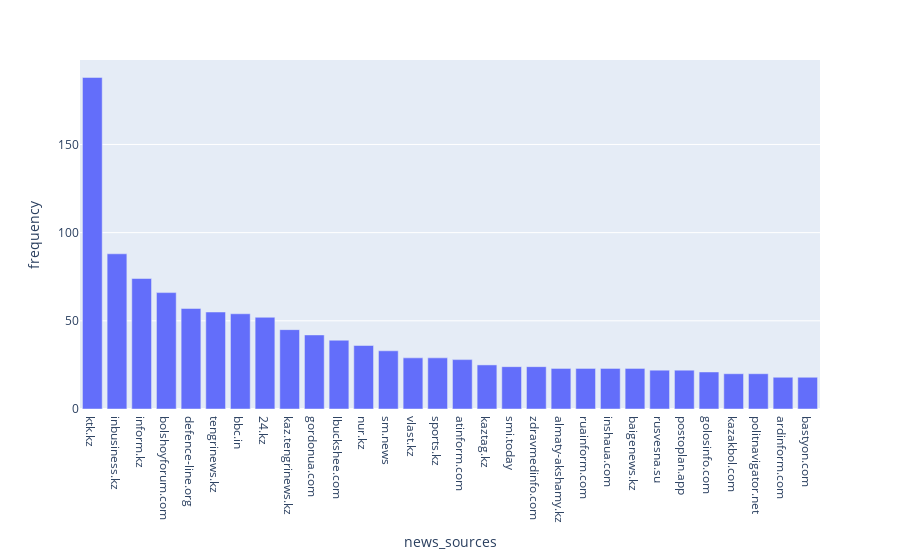

Here is the notebook cell this chart was saved with:
### Code cell
fig = px.bar(top_sources_df[:30], x='news_sources', y='frequency')
fig.show()

### Figure 1 — Plotly figure (JSON) as saved in the notebook; plotly's stock layout.template omitted (floating-point values rounded to 4 significant figures)
{"data": [{"alignmentgroup": "True", "hovertemplate": "news_sources=%{x}<br>frequency=%{y}<extra></extra>", "legendgroup": "", "marker": {"color": "#636efa", "pattern": {"shape": ""}}, "name": "", "offsetgroup": "", "orientation": "v", "showlegend": false, "textposition": "auto", "type": "bar", "x": ["ktk.kz", "inbusiness.kz", "inform.kz", "bolshoyforum.com", "defence-line.org", "tengrinews.kz", "bbc.in", "24.kz", "kaz.tengrinews.kz", "gordonua.com", "lbuckshee.com", "nur.kz", "sm.news", "vlast.kz", "sports.kz", "atinform.com", "kaztag.kz", "smi.today", "zdravmedinfo.com", "almaty-akshamy.kz", "ruainform.com", "inshaua.com", "baigenews.kz", "rusvesna.su", "postoplan.app", "golosinfo.com", "kazakbol.com", "politnavigator.net", "ardinform.com", "bastyon.com"], "xaxis": "x", "y": [188, 88, 74, 66, 57, 55, 54, 52, 45, 42, 39, 36, 33, 29, 29, 28, 25, 24, 24, 23, 23, 23, 23, 22, 22, 21, 20, 20, 18, 18], "yaxis": "y"}], "layout": {"barmode": "relative", "legend": {"tracegroupgap": 0}, "margin": {"t": 60}, "xaxis": {"anchor": "y", "domain": [0, 1], "title": {"text": "news_sources"}}, "yaxis": {"anchor": "x", "domain": [0, 1], "title": {"text": "frequency"}}}}
